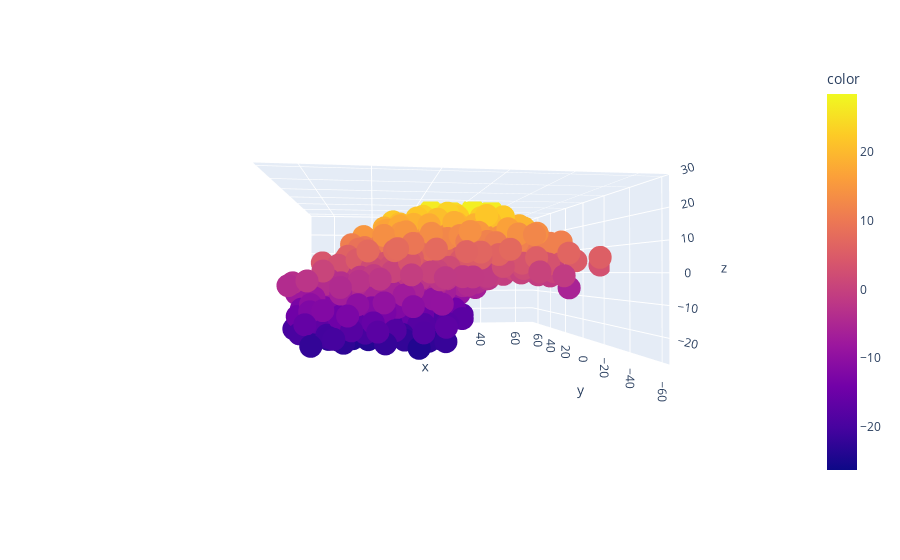

Source (notebook cell):
### Code cell
import plotly.express as px

fin_points_b = np.matmul(fin_df[["XP", "YP", "ZP"]].to_numpy() - shift_ref_vec1, base_axes.T)

fig = px.scatter_3d(x=fin_points_b[:, 0], y=fin_points_b[:, 1], z=fin_points_b[:, 2], color=fin_points_b[:, 2])
fig.show()

### Figure 1 — Plotly figure (JSON) as saved in the notebook; plotly's stock layout.template omitted (floating-point values rounded to 4 significant figures; data arrays with more than 128 entries replaced by an {"elided": "..."} marker saying what was removed)
{"data": [{"hovertemplate": "x=%{x}<br>y=%{y}<br>z=%{z}<br>color=%{marker.color}<extra></extra>", "legendgroup": "", "marker": {"color": {"elided": "690 float values"}, "coloraxis": "coloraxis", "symbol": "circle"}, "mode": "markers", "name": "", "scene": "scene", "showlegend": false, "type": "scatter3d", "x": {"elided": "690 float values"}, "y": {"elided": "690 float values"}, "z": {"elided": "690 float values"}}], "layout": {"autosize": true, "coloraxis": {"colorbar": {"title": {"text": "color"}}, "colorscale": [[0, "#0d0887"], [0.1111, "#46039f"], [0.2222, "#7201a8"], [0.3333, "#9c179e"], [0.4444, "#bd3786"], [0.5556, "#d8576b"], [0.6667, "#ed7953"], [0.7778, "#fb9f3a"], [0.8889, "#fdca26"], [1, "#f0f921"]]}, "legend": {"tracegroupgap": 0}, "margin": {"t": 60}, "scene": {"aspectmode": "auto", "aspectratio": {"x": 1.242, "y": 1.361, "z": 0.5913}, "camera": {"center": {"x": 0, "y": 0, "z": 0}, "eye": {"x": -0.2908, "y": -2.145, "z": -0.008638}, "projection": {"type": "perspective"}, "up": {"x": 0, "y": 0, "z": 1}}, "domain": {"x": [0, 1], "y": [0, 1]}, "xaxis": {"title": {"text": "x"}, "type": "linear"}, "yaxis": {"title": {"text": "y"}, "type": "linear"}, "zaxis": {"title": {"text": "z"}, "type": "linear"}}}}
